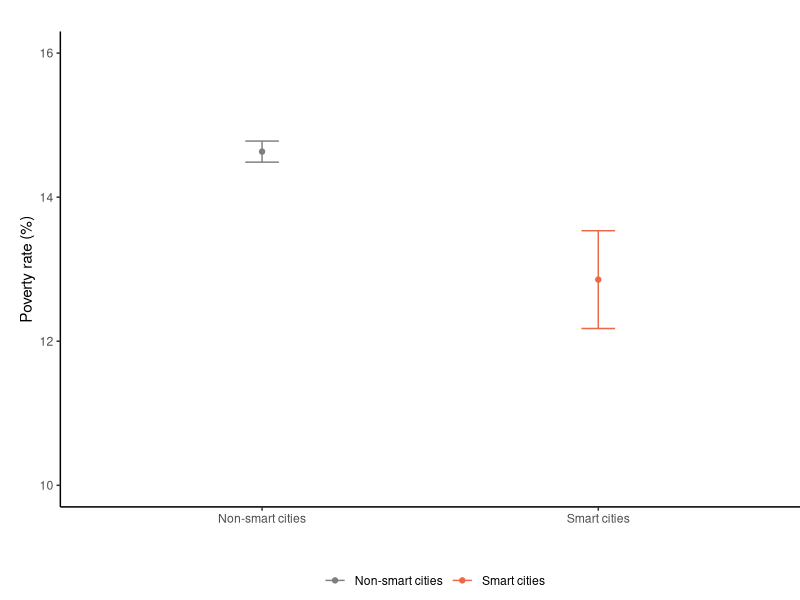

Here is the R script that generated this plot:
## ---- chunk 1
library(tidyverse)
library(ggpubr)
## ---- chunk 2
acs <- read.csv("data/acs20240917.csv")
target <- read.csv("data/selected_targets20240214.csv")
smart <- acs %>% filter(smart==1) # only smart cities
## ---- chunk 3
smart <- merge(smart, target, by = "GISJOIN", all.x = TRUE)
smart[is.na(smart)] <- 0
## ---- chunk 4
head(smart)
## ---- chunk 5
#mycolor <- c("#596174","#ea6a47")
mycolor <- c("grey50","#ea6a47")
## ---- chunk 6
plot_ci <- function(data1, measure, ymin, ymax, data2, target, ylab) {
  sumtable <- data1 %>% group_by(smart) %>% summarise(mean = mean({{measure}}, na.rm=T), 
                                                n = n(),
                                                lowerint = t.test({{measure}})$conf.int[1], 
                                                upperint = t.test({{measure}})$conf.int[2],.groups = "drop")
  print(sumtable)
  
  plota <- ggplot(sumtable,aes(x = factor(smart, level=c("0", "1")), y = mean, color = as.factor(smart))) + 
    geom_errorbar(aes(ymin=lowerint, ymax=upperint), width=.1) + 
    scale_x_discrete(name =" ", labels = c("1"="Smart cities", "0"="Non-smart cities")) +
    geom_point() +
    ylim(ymin,ymax) +
    ylab(ylab) +
    scale_color_manual(values = mycolor, guide="none") +
    theme_classic() +
    theme(plot.margin = unit(c(0.8,0,0,0), 'cm'))
  
  sumtablep <- data1 %>% group_by(pop_size, smart) %>% summarise(mean = mean({{measure}}, na.rm=T), 
                                                n = n(),
                                                lowerint = t.test({{measure}})$conf.int[1], 
                                                upperint = t.test({{measure}})$conf.int[2], .groups = "drop")
  print(sumtablep)
  
  plotc <- ggplot(sumtablep, aes(x = factor(pop_size, level=c("4", "3", "2", "1")), y = mean, color = as.factor(smart))) + 
    geom_errorbar(aes(ymin = lowerint, ymax = upperint), position = position_dodge(width=.5), width=.1) + 
    scale_x_discrete(name ="", labels = c("1"="Less than 10k", "2"="10k to 99,999", "3"="100k to 999,999", "4"="Pop. 1 million +")) +
    geom_point(position = position_dodge(width=.5)) +
    ylim(ymin,ymax) +
    ylab("") +
    scale_color_manual(values = mycolor, guide="none") +
    theme_classic()+
    theme(plot.margin = unit(c(0.8,0,0,0), 'cm'))
  
  sumtables <- data2 %>% group_by({{target}}) %>% summarise(mean = mean({{measure}}, na.rm=T),
  n = n(), lowerint = t.test({{measure}})$conf.int[1], upperint = t.test({{measure}})$conf.int[2], .groups = "drop")

  print(sumtables)
  
  plotb <- ggplot(sumtables,aes(x = factor({{target}}, level=c("1", "0")), y = mean)) + 
    geom_errorbar(aes(ymin = lowerint, ymax = upperint), color = "#ea6a47", width=.1) + 
    scale_x_discrete(name ="", labels = c("1"="With policy", "0"="Without policy")) +
    geom_point(color = "#ea6a47") +
    ylim(ymin,ymax) +
    ylab("") +
    theme_classic()+
    theme(plot.margin = unit(c(0.8,0,0,0), 'cm'))

  ggarrange(plota, plotc, plotb, ncol = 3, nrow = 1, widths = c(1, 2, 1) )
}
## ---- chunk 7
# with ledgend
plot_ci_bottom <- function(data1, measure, ymin, ymax, data2, target, ylab) {
  sumtable <- data1 %>% group_by(smart) %>% summarise(mean = mean({{measure}}, na.rm=T), 
                                                n = n(),
                                                lowerint = t.test({{measure}})$conf.int[1], 
                                                upperint = t.test({{measure}})$conf.int[2],.groups = "drop")
  print(sumtable)
  
  plota <- ggplot(sumtable,aes(x = factor(smart, level=c("0", "1")), y = mean, color = as.factor(smart))) + 
    geom_errorbar(aes(ymin=lowerint, ymax=upperint), width=.1) + 
    scale_x_discrete(name =" ", labels = c("1"="Smart cities", "0"="Non-smart cities")) +
    geom_point() +
    ylim(ymin,ymax) +
    ylab(ylab) +
    scale_color_manual(values = mycolor, name="", labels = c("1"="Smart cities", "0"="Non-smart cities")) +
    theme_classic() +
    theme(plot.margin = unit(c(0.8,0,0,0.5), 'cm'), legend.position="bottom")

  sumtables <- data2 %>% group_by({{target}}) %>% summarise(mean = mean({{measure}}, na.rm=T),
  n = n(), lowerint = t.test({{measure}})$conf.int[1], upperint = t.test({{measure}})$conf.int[2], .groups = "drop")

  print(sumtables)
  
  plotb <- ggplot(sumtables,aes(x = factor({{target}}, level=c("1", "0")), y = mean)) + 
    geom_errorbar(aes(ymin = lowerint, ymax = upperint), color = "#ea6a47", width=.1) + 
    scale_x_discrete(name ="", labels = c("1"="With policy", "0"="Without policy")) +
    geom_point(color = "#ea6a47") +
    ylim(ymin,ymax) +
    ylab("") +
    theme_classic()+
    theme(plot.margin = unit(c(0.8,0,0,0.5), 'cm'))
  
  sumtablep <- data1 %>% group_by(pop_size, smart) %>% summarise(mean = mean({{measure}}, na.rm=T), 
                                                n = n(),
                                                lowerint = t.test({{measure}})$conf.int[1], 
                                                upperint = t.test({{measure}})$conf.int[2], .groups = "drop")
  print(sumtablep)
  
  plotc <- ggplot(sumtablep, aes(x = factor(pop_size, level=c("4", "3", "2", "1")), y = mean, color = as.factor(smart))) + 
    geom_errorbar(aes(ymin = lowerint, ymax = upperint), position = position_dodge(width=.5), width=.1) + 
    scale_x_discrete(name ="", labels = c("1"="Less than 10,000", "2"="10,000 to 99,999", "3"="100,000 to 999,999", "4"="Pop. 1 million +")) +
    geom_point(position = position_dodge(width=.5)) +
    ylim(ymin,ymax) +
    ylab("") +
    scale_color_manual(values = mycolor, guide="none") +
    theme_classic()+
    theme(plot.margin = unit(c(0.8,0,0,0.5), 'cm'))

  ggarrange(plota, plotb, plotc, ncol = 3, nrow = 1, widths = c(1, 1, 2) )
}
## ---- chunk 8
p1_1 <- plot_ci(acs, poverty, 7, 20, smart, SDG1_1, "Poverty rate (%)")
## ---- chunk 9
p3_8 <- plot_ci(acs, no_insurance, 5, 18, smart, SDG3_8, "No health insurance (%)")
## ---- chunk 10
p4_3 <- plot_ci(acs, bachelor, 18, 51, smart, SDG4_3, "Bachelor’s degree+ (%)")
## ---- chunk 11
p8_5 <- plot_ci(acs, unemp, 3, 8, smart, SDG8_5, "Unemployed rate (%)")
## ---- chunk 12
p9_c <- plot_ci(acs, internet, 79, 92, smart, SDG9_c, "Internet subscription (%)")
## ---- chunk 13
#plot_ci(acs, income, 0.4, 0.55, smart, income, "income")
## ---- chunk 14
45187.76 - 33902.66	
## ---- chunk 15
41415.17 - 37876.10	
## ---- chunk 16
46897.66-39917.71
## ---- chunk 17
51291.24 - 32898.05	
## ---- chunk 18
p10_4 <- plot_ci(acs, gini, 0.4, 0.55, smart, SDG10_4, "Gini coefficient")
## ---- chunk 19
p11_2 <- plot_ci(acs, green_commute, 13, 43, smart, SDG11_2, "Green commuting (%)")
## ---- chunk 20
#ggarrange(p9_c, p11_2, p4_3, p10_4, p1_1, p3_8, p8_5, ncol = 1, nrow = 7, labels = "auto", label.x = 0.97) %>% ggsave(width=10, height=13, filename = "figure/acs.pdf")
## ---- chunk 21
sdg1_1 <- acs %>% group_by(smart) %>% summarise(mean = mean(poverty, na.rm=T),
                                                n = n(),
                                                lowerint = t.test(poverty)$conf.int[1],
                                                upperint = t.test(poverty)$conf.int[2])
## ---- chunk 22
ggplot(sdg1_1,aes(x = factor(smart, level=c("0", "1")), y = mean, color = as.factor(smart))) +
  geom_errorbar(aes(ymin = lowerint, ymax = upperint), width=.1) +
  scale_x_discrete(name ="", labels = c("1"="Smart cities", "0"="Non-smart cities")) +
  geom_point() +
  ylim(10,16) +
  ylab("Poverty rate (%)") +
  scale_color_manual(values = mycolor, name="", labels=c("1"="Smart cities", "0"="Non-smart cities")) +
  theme_classic()+
  theme(plot.margin = unit(c(0.8,0,0,0.5), 'cm'), legend.position="bottom")
#ggsave(width=10, height=8, filename = "figure/poverty.pdf")
## ---- chunk 23
t.test(poverty~smart, data = acs)
## ---- chunk 24
t.test(no_insurance~smart, data = acs)
## ---- chunk 25
t.test(bachelor~smart, data = acs)
## ---- chunk 26
t.test(unemp~smart, data = acs)
## ---- chunk 27
t.test(internet~smart, data = acs)
## ---- chunk 28
t.test(gini~smart, data = acs)
## ---- chunk 29
t.test(green_commute~smart, data = acs)
## ---- chunk 30
table_stats <- function(data, group_var, value_var) {
  
  # Calculate mean, sd, and 95% CI for each group
  summary_stats <- data %>%
    group_by(!!sym(group_var)) %>%
    summarise(
      mean = mean(!!sym(value_var), na.rm = TRUE),
      sd = sd(!!sym(value_var), na.rm = TRUE),
      n = n(),
      se = sd / sqrt(n), # standard error
      ci_lower = mean - qt(0.975, df = n - 1) * se, # lower bound of 95% CI
      ci_upper = mean + qt(0.975, df = n - 1) * se  # upper bound of 95% CI
    )
  
  # Round the results to two decimals
  summary_stats <- summary_stats %>%
    mutate(across(c(mean, sd, ci_lower, ci_upper), \(x) round(x, 2)))

  print(summary_stats)
  
  # Construct the formula for the t-test
  formula <- as.formula(paste(value_var, "~", group_var))
  
  # Perform Welch's t-test
  t_test_result <- t.test(formula, data = data)
  
  # Calculate the difference in means and its 95% CI
  mean_diff <- diff(summary_stats$mean)
  ci_diff_lower <- mean_diff - qt(0.975, df = t_test_result$parameter) * t_test_result$stderr
  ci_diff_upper <- mean_diff + qt(0.975, df = t_test_result$parameter) * t_test_result$stderr

  # Round to two decimals
  mean_diff <- round(mean_diff, 2)
  ci_diff_lower <- round(ci_diff_lower, 2)
  ci_diff_upper <- round(ci_diff_upper, 2)
  t_statistic <- round(t_test_result$statistic, 2)
  df <- round(t_test_result$parameter, 2) # Degrees of freedom
  p_value <- formatC(t_test_result$p.value, format = "e", digits = 2)
  
  # Output the results for the difference in means
  cat("\nDifference in means (Smart - Non-Smart):", mean_diff, "\n")
  cat("95% CI for difference:", ci_diff_lower, "to", ci_diff_upper, "\n")
  cat("t-test statistic:", t_statistic, "\n")
  cat("Degrees of freedom:", df, "\n")
  cat("p-value:", p_value, "\n")
}
## ---- chunk 31
table_stats(acs, group_var = "smart", value_var = "internet")
## ---- chunk 32
3.88e-95 
## ---- chunk 33
table_stats(acs, group_var = "smart", value_var = "green_commute")
## ---- chunk 34
table_stats(acs, group_var = "smart", value_var = "bachelor")
## ---- chunk 35
table_stats(acs, group_var = "smart", value_var = "gini")
## ---- chunk 36
table_stats(acs, group_var = "smart", value_var = "poverty")
## ---- chunk 37
table_stats(acs, group_var = "smart", value_var = "no_insurance")
## ---- chunk 38
7.96e-03 
## ---- chunk 39
table_stats(acs, group_var = "smart", value_var = "unemp")
## ---- chunk 40
1.16e-01 
## ---- chunk 41
table_stats(acs, group_var = "smart", value_var = "income")
